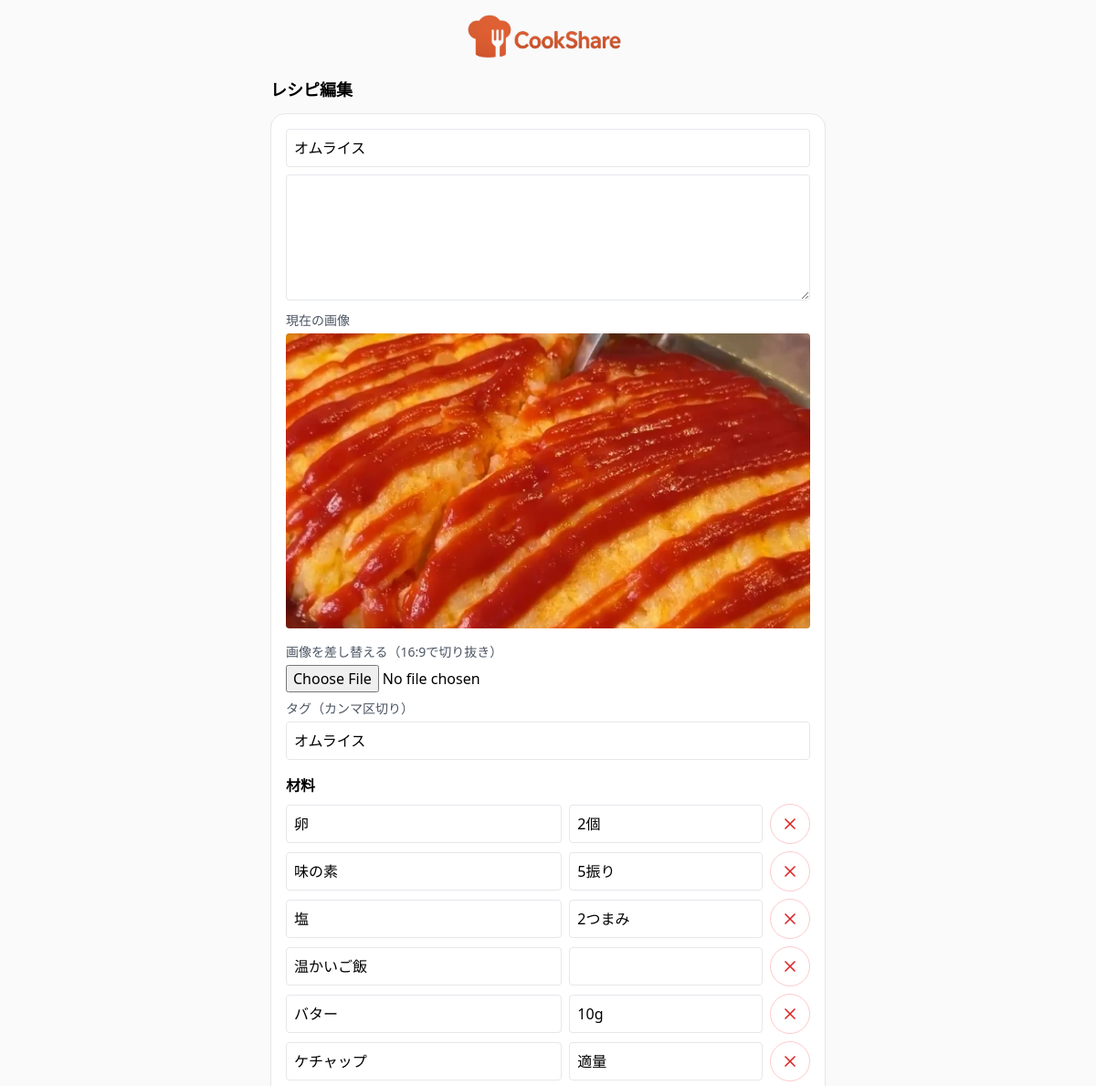
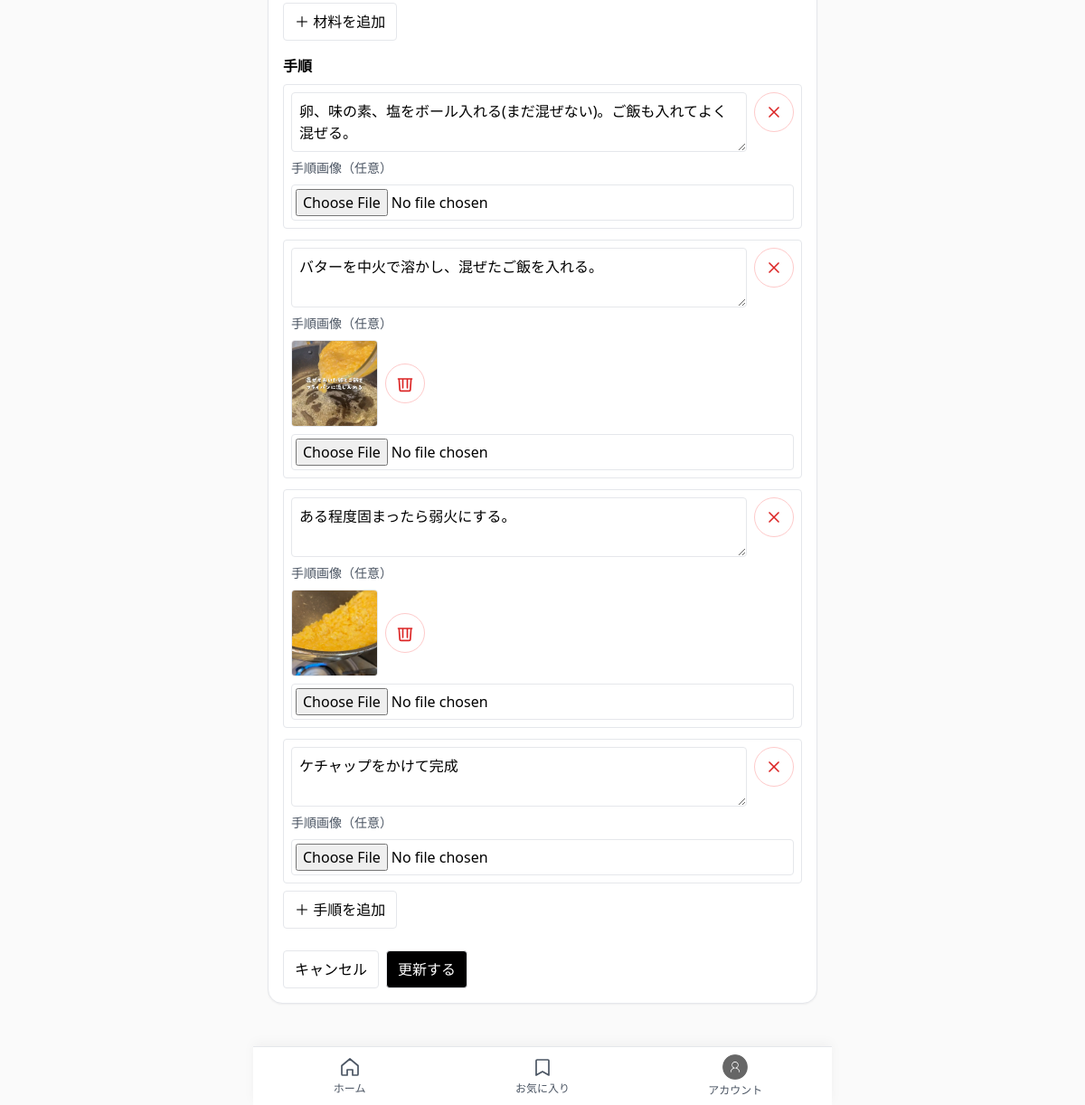
Screenshot of /recipes/3/edit (signed in) with the database file from the repository (2 pictures, top to bottom).
### app/main.py (models this page shows)
class Recipe(SQLModel, table=True):
    __table_args__ = {"sqlite_autoincrement": True}
    id: Optional[int] = Field(default=None, primary_key=True)
    title: str
    description: str = ""
    main_image: Optional[str] = None
    author_id: Optional[int] = Field(foreign_key="user.id", default=None)
    view_count: int = Field(default=0)

class Tag(SQLModel, table=True):
    id: Optional[int] = Field(default=None, primary_key=True)
    name: str  # 重複はアプリ側で防止

class Ingredient(SQLModel, table=True):
    id: Optional[int] = Field(default=None, primary_key=True)
    recipe_id: int = Field(foreign_key="recipe.id")
    name: str
    amount: Optional[str] = None
    unit: Optional[str] = None
    order_no: int = 0

class Step(SQLModel, table=True):
    id: Optional[int] = Field(default=None, primary_key=True)
    recipe_id: int = Field(foreign_key="recipe.id")
    body: str
    order_no: int = 0
    image_path: Optional[str] = None

### app/main.py (the view)
@app.get("/recipes/{rid}/edit", response_class=HTMLResponse)
def recipe_edit_form(request: Request, rid: int):
    _ensure_csrf(request)
    with Session(engine) as s:
        r, user = _require_owner(request, s, rid)
        ings = s.exec(select(Ingredient).where(Ingredient.recipe_id == rid).order_by(Ingredient.order_no)).all()
        steps = s.exec(select(Step).where(Step.recipe_id == rid).order_by(Step.order_no)).all()
        tags = s.exec(select(Tag).join(RecipeTag, RecipeTag.tag_id == Tag.id).where(RecipeTag.recipe_id == rid)).all()
    tags_csv = ", ".join(t.name for t in tags)
    return templates.TemplateResponse("recipe_edit.html",
        {"request": request, "recipe": r, "ingredients": ings, "steps": steps, "tags_csv": tags_csv,
         "csrf_token": request.session.get("csrf_token"), "current_user": user})

### app/templates/recipe_edit.html (shortened to what this page needs)
{% extends "base.html" %}
{% block content %}
<h1 class="text-lg font-bold mb-3">レシピ編集</h1>
<form method="post" action="/recipes/{{ recipe.id }}/edit" enctype="multipart/form-data" class="grid gap-4 bg-white border rounded-2xl shadow-sm p-4">
  <section class="grid gap-2">
    <input class="border p-2 rounded" name="title" value="{{ recipe.title }}" required>
    <textarea class="border p-2 rounded" name="description" rows="5">{{ recipe.description }}</textarea>
    {% if recipe.main_image %}
      {% set path = recipe.main_image %}
      {% if path.endswith('+') %}{% set path = path[:-1] %}{% endif %}
      <div class="mt-1">
        <label class="block mb-1 text-sm text-gray-600">現在の画像</label>
        <div class="aspect-video w-full overflow-hidden rounded bg-neutral-100">
          <img src="{{ path }}" alt="current" class="w-full h-full object-cover">
        </div>
      </div>
    {% endif %}
    <div class="mt-2">
      <label class="block mb-1 text-sm text-gray-600">画像を差し替える（16:9で切り抜き）</label>
      <input id="image-input" type="file" name="image" accept="image/*">
    </div>
    <div>
      <label class="block mb-1 text-sm text-gray-600">タグ（カンマ区切り）</label>
      <input class="border p-2 rounded w-full" name="tags_csv" value="{{ tags_csv }}">
    </div>
  </section>
  <section class="grid gap-2">
  <h2 class="font-semibold">材料</h2>
  <div id="ing-list" class="grid gap-2">
    {% for ing in ingredients %}
      <div class="ing-item grid grid-cols-[minmax(0,1fr)_minmax(0,0.7fr)_auto] gap-2 items-center w-full">
        <input class="border p-2 rounded w-full min-w-0"
               name="ingredients_name"
               value="{{ ing.name }}">
        <input class="border p-2 rounded w-full min-w-0"
               name="ingredients_amount"
               value="{{ ing.amount or '' }}">
        <button type="button"
                class="btn-icon btn-icon--danger shrink-0"
                aria-label="この材料を削除"
                onclick="this.closest('.ing-item').remove()">
          <svg xmlns="http://www.w3.org/2000/svg" class="w-5 h-5"
               viewBox="0 0 24 24" fill="none" stroke="currentColor" stroke-width="2">
            <path stroke-linecap="round" stroke-linejoin="round" d="M6 6l12 12M18 6L6 18"/>
          </svg>
        </button>
      </div>
    {% endfor %}
  </div>
  <div class="flex gap-2">
    <button type="button" class="px-3 py-2 border rounded" onclick="addIng()">＋ 材料を追加</button>
  </div>
</section>
<section class="grid gap-2">
  <h2 class="font-semibold">手順</h2>
  <div id="step-list" class="grid gap-3">
    {% for st in steps %}
      <div class="grid gap-2 p-2 border rounded step-item">
        <div class="flex gap-2 items-start">
          <textarea class="border p-2 rounded flex-1 min-w-0"
                    name="steps_body"
                    rows="2">{{ st.body }}</textarea>
          <button type="button"
                  class="btn-icon btn-icon--danger shrink-0"
                  aria-label="この手順を削除"
                  onclick="this.closest('.step-item').remove()">
            <svg xmlns="http://www.w3.org/2000/svg" class="w-5 h-5"
                 viewBox="0 0 24 24" fill="none" stroke="currentColor" stroke-width="2">
              <path stroke-linecap="round" stroke-linejoin="round" d="M6 6l12 12M18 6L6 18"/>
            </svg>
          </button>
        </div>
        <div class="grid gap-2">
          <label class="text-sm text-gray-600">手順画像（任意）</label>
          {% if st.image_path %}
            <div class="flex items-center gap-2 step-preview">
              <img src="{{ st.image_path }}" alt="step image"
                   class="h-24 w-24 object-cover rounded border">
              <button type="button"
                      class="btn-icon btn-icon--danger shrink-0"
                      aria-label="この画像を削除"
                      onclick="removeStepImage(this)">
                <svg xmlns="http://www.w3.org/2000/svg" class="w-5 h-5"
                     viewBox="0 0 24 24" fill="none" stroke="currentColor" stroke-width="2">
                  <path stroke-linecap="round" stroke-linejoin="round"
                        d="M3 6h18M9 6v12m6-12v12M4 6l1 14a2 2 0 0 0 2 2h10a2 2 0 0 0 2-2l1-14"/>
                </svg>
              </button>
            </div>
          {% else %}
            <div class="step-preview hidden">
              <img alt="preview" class="h-24 w-24 object-cover rounded border">
            </div>
            <input type="hidden" name="steps_existing_image" value="">
          {% endif %}
          <div class="flex items-center gap-2">
            <input type="file"
                   name="steps_image"
                   accept="image/*"
                   class="border rounded p-1"
                   onchange="previewStepImage(this)">
          </div>
        </div>
      </div>
    {% endfor %}
  </div>
  <div class="flex gap-2">
    <button type="button" class="px-3 py-2 border rounded" onclick="addStep()">＋ 手順を追加</button>
  </div>
</section>
  <div class="flex gap-2 pt-2">
  <a href="/recipes/{{ recipe.id }}" class="px-3 py-2 border rounded">キャンセル</a>
  <button type="submit" class="px-3 py-2 border rounded bg-black text-white hover:opacity-90">
    更新する
  </button>
</div>
{% endblock %}

### app/static/global.css (style rules this page uses)
.btn-icon { width:44px; height:44px; display:inline-flex; align-items:center; justify-content:center; border:1px solid #d1d5db; border-radius:9999px; background:#fff; }
.btn-icon--danger { border-color:#fecaca; color:#dc2626; background:#fff; }

### app/templates/base.html (style rules this page uses)
.pb-safe { padding-bottom: calc(env(safe-area-inset-bottom, 0px) + 64px); }
html,body { max-width:100%;overflow-x:hidden }
*,*::before,*::after { box-sizing:border-box }
img,video { max-width:100%;height:auto;display:block }
input,textarea,select,button { max-width:100% }
input[type="file"] { width:100% }

### rows the page displays
Recipe: title "オムライス"
Tag: tags_csv "オムライス"
Ingredient: ingredients_name "卵", ingredients_amount "2個"
Ingredient: ingredients_name "味の素", ingredients_amount "5振り"
Ingredient: ingredients_name "塩", ingredients_amount "2つまみ"
Ingredient: ingredients_name "温かいご飯"
Ingredient: ingredients_name "バター", ingredients_amount "10g"
Ingredient: ingredients_name "ケチャップ", ingredients_amount "適量"
Step: steps_body "卵、味の素、塩をボール入れる(まだ混ぜない)。ご飯も入れてよく混ぜる。"
Step: steps_body "バターを中火で溶かし、混ぜたご飯を入れる。", image_path (picture)
Step: steps_body "ある程度固まったら弱火にする。", image_path (picture)
Step: steps_body "ケチャップをかけて完成"
